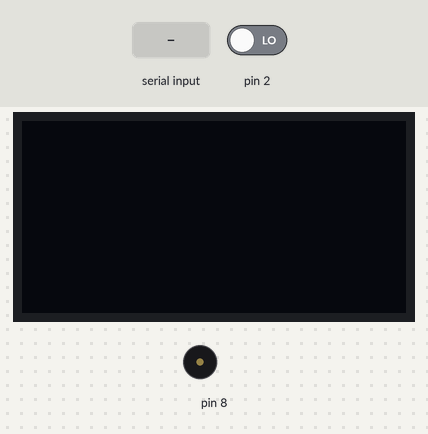
Bench run of a sketch on a simulated Arduino Uno, built with avr-gcc and run on an emulated ATmega328P. Shown: 128×64 one-colour display, buzzer (waves = sounding). The inputs (shaded band) are chosen by the test bench; at power-on: pin 2 LOW. Random numbers use the default seed unless the sketch sets one; what the sketch prints to the serial monitor is not drawn.

Above: at 1.3 s.
1.4 s: "start\n" received over Serial
3.3 s: "end\n" received over Serial
Timing chart, 0 to 6.3 s (numbered marks = the images above; inputs shaded):
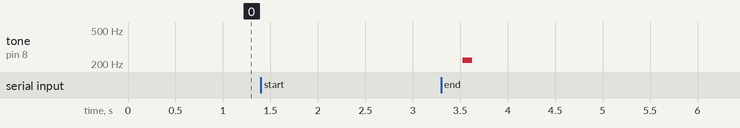

Measured:
- after the input at 3.3 s, tone on pin 8: silent → 220 Hz after 0.23 s, → silent 0.10 s later

The sketch:

bird.ino
```cpp
#include <Adafruit_GFX.h>
#include <Adafruit_SSD1306.h>
Adafruit_SSD1306 display(128, 64);
#include <Fonts/FreeMonoBold12pt7b.h>
#include <Fonts/FreeMono9pt7b.h>
int bird_x = 1;
int bird_y = 63;
int score = 0;
int velocity = 100;
int linepx[50];
bool gameRunning = false;
void setup(){
  delay(100);
  display.begin(SSD1306_SWITCHCAPVCC, 0x3C);
  display.clearDisplay();
  display.setTextColor(WHITE);
  display.setRotation(0);
  display.setTextWrap(false);
  display.dim(0);
  Serial.begin(9600);
  pinMode(2, INPUT);
  pinMode(8,OUTPUT);
  display.clearDisplay();
  display.display();
}

void loop() {
  String command = "";
  if (Serial.available()) {
    command = Serial.readStringUntil('\n');
    command.trim();
    }
  if(command.equals("start")){
    gameRunning = true;
    }
  if(gameRunning == true){
  display.clearDisplay();
  bird_x ++;
  if(digitalRead(2) == HIGH){
    bird_y ++;
    }
  if(digitalRead(2) == LOW){
    bird_y --;
    }
  if(bird_y > 55){
    bird_y = 55;
    }
  if(bird_y < 8){
    bird_y = 8;
    }
  if(bird_x == 120){
    bird_x = 1;
    tone(8, 120, 100);
    if(velocity != 0){
      velocity  = velocity - 20;
      }
    score ++;


    int spaceY = random(5, 50);
    int i = 0;
    int i2 = 1;
    while(i < 50){
      if(i2 < spaceY){
        linepx[i] = i2;
        }
      if(i2 == spaceY){
        i2 = i2 + random(5, 14);
        }
      if(i2 > spaceY){
        linepx[i] = i2;
        }
      i ++;
      i2 ++;
      }


    }
  int draw_x = bird_x;
  int draw_y = bird_y;
  display.setCursor(draw_x, draw_y);
  display.println(".");
  draw_x ++;
  display.setCursor(draw_x, draw_y);
  display.println(".");
  draw_y --;
  display.setCursor(draw_x, draw_y);
  display.println(".");
  draw_x --;
  display.setCursor(draw_x, draw_y);
  display.println(".");


  int drawLoop = 0;
  while(drawLoop < 50){
    display.setCursor(90, linepx[drawLoop]);
    display.println(".");
    drawLoop ++;
    }


  display.display();
  delay(velocity);

  int howMany = 0;
  while(howMany < 50){
    if(bird_y == linepx[howMany] && bird_x == 90){
      tone(8, 220, 100);
      Serial.println(score);
      score = 0;
      display.clearDisplay();
      display.display();
      velocity = 200;
      bird_x = 1;
      bird_y = 63;
      int howManyTimes = 0;
      while(howManyTimes < 50){
        linepx[howManyTimes] = 0;
        howManyTimes ++;
        }
      gameRunning = false;
      }
     howMany ++;
    }
  if(command.equals("end")){
    tone(8, 220, 100);
      Serial.println(score);
      score = 0;
      display.clearDisplay();
      display.display();
      velocity = 200;
      bird_x = 1;
      bird_y = 63;
      int howManyTimes = 0;
      while(howManyTimes < 50){
        linepx[howManyTimes] = 0;
        howManyTimes ++;
        }
      gameRunning = false;
    }
}
}
```
